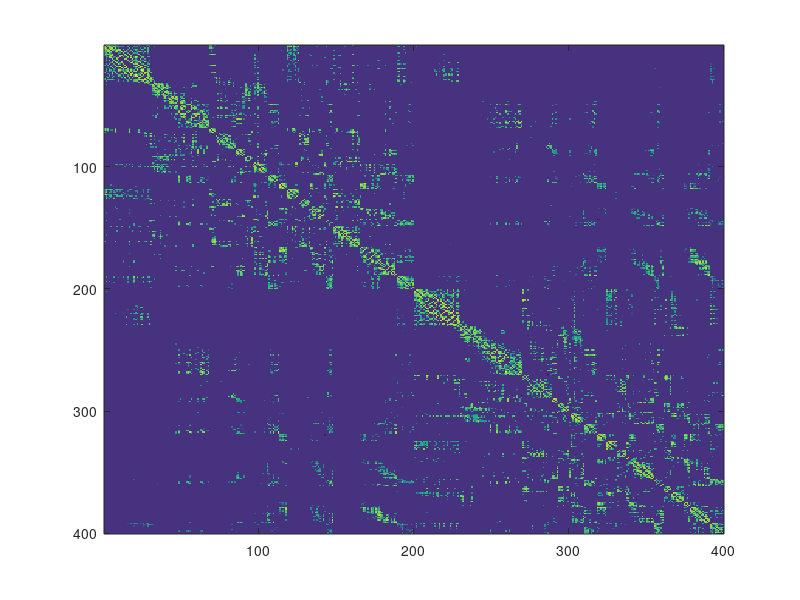

Here is the MATLAB script that generated this plot: (Note: this script raises an error after producing the figure.)


%%%%%%%%%%%%%%%%%%%%%%%%%%%%%%%%%%%%%%%%%%%%%%%%%%%%%%%%%%%%%%%%%%%%%%%%%%%
%% OVERVIEW
% This code accompanies my presentation at the OHBM 2025 Educational Course
% on Brain Eigenmodes
%
% Simple code and example data to explore connectome harmonics aka
% structural eigenmodes (Atasoy et al., 2016 Nat Commun; Atasoy et al 2017
% SciRep).
% First, extract harmonics from a structural connectome and visualise them,
% comparing different atlas scales to appreciate differences in
% granularity.
% Second, use the harmonics to characterise some brain maps in terms of
% relative contribution from different harmonics.


%% REQUIREMENTS
% This code should be self-contained and ready to use with the provided data
% For full functionality (visualisation) please ensure that you have the 
% ENIGMA Toolbox (Lariviere 2020 Nature Methods) on your MATLAB path.
% Link: https://enigma-toolbox.readthedocs.io/en/latest/
% They also have full Python usability if you prefer.
% 
% The connectivity data here are reproduced from there to ensure that this code is 
% self-contained if necessary, but the surface-plotting functionalities 
% will only work with ENIGMA toolbox; otherwise a much simpler plot will be
% made.
%
% Andrea Luppi 2025; Email: andrea.luppi@psych.ox.ac.uk

clear all; close all

%%%%%%%%%%%%%%%%%%%%%%%%%%%%%%%%%%%%%%%%%%%%%%
%% Part 1: Extracting and inspecting structural eigenmodes

% load structural connectome in Schaefer-400 atlas, from ENIGMA Toolbox
SC_S400=csvread('data/strucMatrix_ctx_schaefer_400.csv');

% plot the SC
figure; imagesc(SC_S400) 

% This uses the normalised Laplacian so eigenvalues will be bound 
% between 0 and 2 for a symmetric (positive-definite) matrix;
% however the 0-eigenvalue might not be exactly zero due to numerical issues
[harmonics_SC400, frequencies_SC400] = fcn_extract_connectome_eigenmodes(SC_S400);


% plot on brain (ignoring the first harmonic)
for i = 2:4
    fcn_plot_brain_ENIGMA(harmonics_SC400 ...
        (:,i), 'Schaefer', ['Schaefer-400 SC Eigenmode number ', num2str(i)])
end



% Now repeat with scale 100
SC_S100=csvread('data/strucMatrix_ctx_schaefer_100.csv');

[harmonics_SC100, frequencies_SC100] = fcn_extract_connectome_eigenmodes(SC_S100);


% plot on brain (ignoring the first harmonic) - note the similarity 
% with the scale 400 (ignoring sign, which is arbitrary): 
% both coarse-grained and fine-grained parcellations produce equally
% smooth-looking harmonics
for i = 2:4
    fcn_plot_brain_ENIGMA(harmonics_SC100 ...
        (:,i), 'Schaefer', ['Schaefer-100 SC Eigenmode number ', num2str(i)])
end

% now plot the fine-grained ones for each: parcellations are now easier to
% tell apart because of the different granularity
% and the brain patterns do not match anymore
for i = 1:3
    fcn_plot_brain_ENIGMA(harmonics_SC100 ...
        (:,100-i), 'Schaefer', ['Schaefer-100 SC Eigenmode number ', num2str(100-i)])

        fcn_plot_brain_ENIGMA(harmonics_SC400 ...
        (:,400-i), 'Schaefer', ['Schaefer-400 SC Eigenmode number ', num2str(400-i)])
end


%%%%%%%%%%%%%%%%%%%%%%%%%%%%%%%%%%%%%%%%%%%%%%%%%%%
%% Part 2: Using structural eigenmodes map characterisation

% Load some maps to decode
smoothMap = csvread('data/smoothMap_Schaefer400.csv');
fcn_plot_brain_ENIGMA(smoothMap, 'Schaefer', ['Smoother map'])

midMap = csvread('data/midMap_Schaefer400.csv');
fcn_plot_brain_ENIGMA(midMap, 'Schaefer', ['Mid-smoothness map'])

fineMap = csvread('data/fineMap_Schaefer400.csv');
fcn_plot_brain_ENIGMA(fineMap, 'Schaefer', ['Finer map'])

% Obtain their energy (normalised contribution) 
% in terms of structural harmonics
[harmonic_energy] = fcn_harmonic_energy([smoothMap, midMap, fineMap], harmonics_SC400, frequencies_SC400)


% Now plot: notice how as the maps get finer-grained, contributions
% from the fine-grained harmonics increase
figure; hold on
subplot(3,1,1)
plot(1:size(harmonic_energy, 1), harmonic_energy(:,1), 'red')
subplot(3,1,2)
plot(1:size(harmonic_energy, 1), harmonic_energy(:,2), 'blue')
ylabel('Harmonic Energy (normalised contribution)')
subplot(3,1,3)
plot(1:size(harmonic_energy, 1), harmonic_energy(:,3), 'black')
xlabel('Harmonic Frequency Number K')



